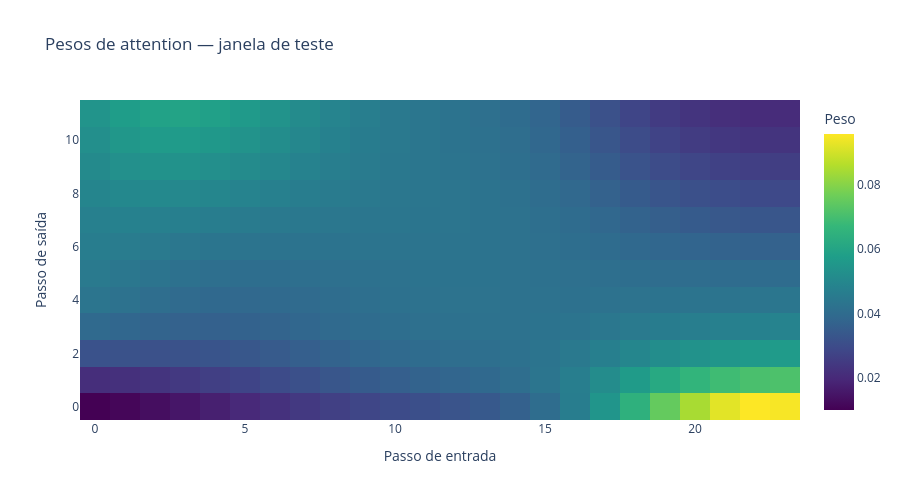

Source (notebook cell):
### Markdown cell above
### Pesos de attention

Heatmap e gráficos de barra dos pesos de attention de uma janela de teste — quanto cada passo de entrada pesou na previsão de cada passo de saída (mesma visualização de `plot_attention` da referência).

### Code cell
attn_sample = attn_weights_all[sample_idx]  # [output_window, input_window]

fig = go.Figure(
    data=go.Heatmap(
        z=attn_sample,
        colorscale="Viridis",
        colorbar=dict(title="Peso"),
    )
)
fig.update_layout(
    title_text="Pesos de attention — janela de teste",
    xaxis_title="Passo de entrada",
    yaxis_title="Passo de saída",
    template="plotly_white",
    height=500,
)
fig.show()

### Figure 1 — Plotly figure (JSON) as saved in the notebook; plotly's stock layout.template omitted (floating-point values rounded to 4 significant figures; data arrays with more than 128 entries replaced by an {"elided": "..."} marker saying what was removed)
{"data": [{"colorbar": {"title": {"text": "Peso"}}, "colorscale": [[0.0, "#440154"], [0.1111, "#482878"], [0.2222, "#3e4989"], [0.3333, "#31688e"], [0.4444, "#26828e"], [0.5556, "#1f9e89"], [0.6667, "#35b779"], [0.7778, "#6ece58"], [0.8889, "#b5de2b"], [1.0, "#fde725"]], "type": "heatmap", "z": {"elided": "12x24 float values"}}], "layout": {"height": 500, "title": {"text": "Pesos de attention — janela de teste"}, "xaxis": {"title": {"text": "Passo de entrada"}}, "yaxis": {"title": {"text": "Passo de saída"}}}}
